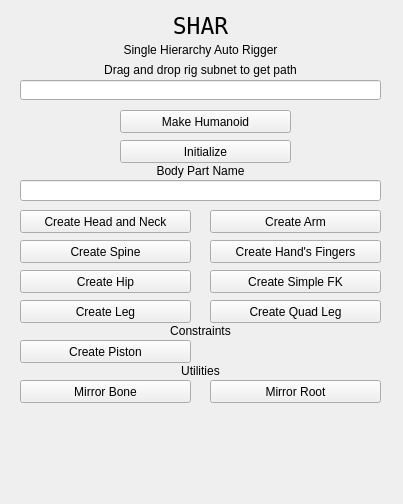
<?xml version="1.0" encoding="UTF-8"?>
<ui version="4.0">
 <class>iAutoRigWidget</class>
 <widget class="QWidget" name="iAutoRigWidget">
  <property name="geometry">
   <rect>
    <x>0</x>
    <y>0</y>
    <width>403</width>
    <height>504</height>
   </rect>
  </property>
  <property name="windowTitle">
   <string>iAutoRig</string>
  </property>
  <widget class="QLineEdit" name="BodyPartName">
   <property name="geometry">
    <rect>
     <x>20</x>
     <y>180</y>
     <width>361</width>
     <height>21</height>
    </rect>
   </property>
  </widget>
  <widget class="QPushButton" name="HumanoidButton">
   <property name="geometry">
    <rect>
     <x>120</x>
     <y>110</y>
     <width>171</width>
     <height>23</height>
    </rect>
   </property>
   <property name="text">
    <string>Make Humanoid</string>
   </property>
  </widget>
  <widget class="QLabel" name="BodyPartNameLabel">
   <property name="geometry">
    <rect>
     <x>20</x>
     <y>160</y>
     <width>361</width>
     <height>21</height>
    </rect>
   </property>
   <property name="frameShape">
    <enum>QFrame::NoFrame</enum>
   </property>
   <property name="text">
    <string>Body Part Name</string>
   </property>
   <property name="alignment">
    <set>Qt::AlignCenter</set>
   </property>
  </widget>
  <widget class="QLabel" name="Title">
   <property name="geometry">
    <rect>
     <x>20</x>
     <y>10</y>
     <width>361</width>
     <height>31</height>
    </rect>
   </property>
   <property name="font">
    <font>
     <family>Fixedsys</family>
     <pointsize>17</pointsize>
    </font>
   </property>
   <property name="text">
    <string>SHAR</string>
   </property>
   <property name="alignment">
    <set>Qt::AlignCenter</set>
   </property>
  </widget>
  <widget class="QPushButton" name="CreateArmButton">
   <property name="geometry">
    <rect>
     <x>210</x>
     <y>210</y>
     <width>171</width>
     <height>23</height>
    </rect>
   </property>
   <property name="text">
    <string>Create Arm</string>
   </property>
  </widget>
  <widget class="QLineEdit" name="SubnetPath">
   <property name="geometry">
    <rect>
     <x>20</x>
     <y>80</y>
     <width>361</width>
     <height>20</height>
    </rect>
   </property>
  </widget>
  <widget class="QLabel" name="PathTitle">
   <property name="geometry">
    <rect>
     <x>20</x>
     <y>60</y>
     <width>361</width>
     <height>20</height>
    </rect>
   </property>
   <property name="text">
    <string>Drag and drop rig subnet to get path</string>
   </property>
   <property name="alignment">
    <set>Qt::AlignCenter</set>
   </property>
  </widget>
  <widget class="QPushButton" name="CreateLegButton">
   <property name="geometry">
    <rect>
     <x>20</x>
     <y>300</y>
     <width>171</width>
     <height>23</height>
    </rect>
   </property>
   <property name="text">
    <string>Create Leg</string>
   </property>
  </widget>
  <widget class="QPushButton" name="CreateFingerButton">
   <property name="geometry">
    <rect>
     <x>210</x>
     <y>270</y>
     <width>171</width>
     <height>23</height>
    </rect>
   </property>
   <property name="text">
    <string>Create Simple FK</string>
   </property>
  </widget>
  <widget class="QPushButton" name="CreateSpineButton">
   <property name="geometry">
    <rect>
     <x>20</x>
     <y>240</y>
     <width>171</width>
     <height>23</height>
    </rect>
   </property>
   <property name="text">
    <string>Create Spine</string>
   </property>
  </widget>
  <widget class="QPushButton" name="CreateHeadAndNeckButton">
   <property name="geometry">
    <rect>
     <x>20</x>
     <y>210</y>
     <width>171</width>
     <height>23</height>
    </rect>
   </property>
   <property name="text">
    <string>Create Head and Neck</string>
   </property>
  </widget>
  <widget class="QPushButton" name="CreateHipButton">
   <property name="geometry">
    <rect>
     <x>20</x>
     <y>270</y>
     <width>171</width>
     <height>23</height>
    </rect>
   </property>
   <property name="text">
    <string>Create Hip</string>
   </property>
  </widget>
  <widget class="QLabel" name="UtilitiesLabel">
   <property name="geometry">
    <rect>
     <x>20</x>
     <y>360</y>
     <width>361</width>
     <height>21</height>
    </rect>
   </property>
   <property name="text">
    <string>Utilities</string>
   </property>
   <property name="alignment">
    <set>Qt::AlignCenter</set>
   </property>
  </widget>
  <widget class="QPushButton" name="MirrorLimbButton">
   <property name="geometry">
    <rect>
     <x>20</x>
     <y>380</y>
     <width>171</width>
     <height>23</height>
    </rect>
   </property>
   <property name="text">
    <string>Mirror Bone</string>
   </property>
  </widget>
  <widget class="QPushButton" name="MirrorFingersButton">
   <property name="geometry">
    <rect>
     <x>210</x>
     <y>380</y>
     <width>171</width>
     <height>23</height>
    </rect>
   </property>
   <property name="text">
    <string>Mirror Root</string>
   </property>
  </widget>
  <widget class="QPushButton" name="CreatePistonButton">
   <property name="geometry">
    <rect>
     <x>20</x>
     <y>340</y>
     <width>171</width>
     <height>23</height>
    </rect>
   </property>
   <property name="text">
    <string>Create Piston</string>
   </property>
  </widget>
  <widget class="QLabel" name="QuickConstraintsLabel">
   <property name="geometry">
    <rect>
     <x>20</x>
     <y>320</y>
     <width>361</width>
     <height>21</height>
    </rect>
   </property>
   <property name="text">
    <string>Constraints</string>
   </property>
   <property name="alignment">
    <set>Qt::AlignCenter</set>
   </property>
  </widget>
  <widget class="QPushButton" name="CreateHandsFingersButton">
   <property name="geometry">
    <rect>
     <x>210</x>
     <y>240</y>
     <width>171</width>
     <height>23</height>
    </rect>
   </property>
   <property name="text">
    <string>Create Hand's Fingers</string>
   </property>
  </widget>
  <widget class="QPushButton" name="CreateQuadLegButton">
   <property name="geometry">
    <rect>
     <x>210</x>
     <y>300</y>
     <width>171</width>
     <height>23</height>
    </rect>
   </property>
   <property name="text">
    <string>Create Quad Leg</string>
   </property>
  </widget>
  <widget class="QPushButton" name="InitializeButton">
   <property name="geometry">
    <rect>
     <x>120</x>
     <y>140</y>
     <width>171</width>
     <height>23</height>
    </rect>
   </property>
   <property name="text">
    <string>Initialize</string>
   </property>
  </widget>
  <widget class="QLabel" name="PathTitle_2">
   <property name="geometry">
    <rect>
     <x>20</x>
     <y>40</y>
     <width>361</width>
     <height>20</height>
    </rect>
   </property>
   <property name="text">
    <string>Single Hierarchy Auto Rigger</string>
   </property>
   <property name="alignment">
    <set>Qt::AlignCenter</set>
   </property>
  </widget>
 </widget>
 <resources/>
 <connections/>
</ui>
